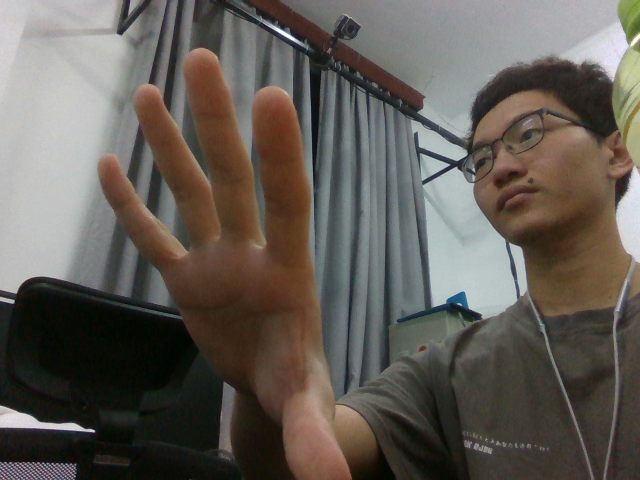
#> input picture color_image.png, 640 x 480 px, found by its file name
$ python Kmeans_img.py
#> lines starting #> are read from the running program, lines starting #| are printed output that depends on the picture
#> in test_KMeans, image is the input picture: shape (480, 640, 3); mean B, G, R 85.9, 92.6, 98.3
#> in test_KMeans, `image = cv.cvtColor(image, cv.COLOR_BGR2HSV)`: image: shape (480, 640, 3); mean H, S, V 49.7, 62.3, 101.7
#!/usr/bin/env python3
# -*- coding: UTF-8 -*-
import numpy as np
import cv2 as cv
import os

def vibrance(img, amount):
    """
    this function is an approximated implementation for vibrance filter by Photoshop that increases the saturation of
    an image in a way that the increasing amount for the low saturated pixels is more than the increasing amount for
    pixels that are already saturated
    Parameters:
        img (ndarray): input image in HSV color space
        amount (int): increasing vibrance amount
    Returns:
         image in HSV color space after applying vibrance filter
    """
#> called with amount = 40
    amount = min(amount, 100)
    sat_increase = ((255 - img[:, :, 1]) / 255 * amount).astype(np.uint8)
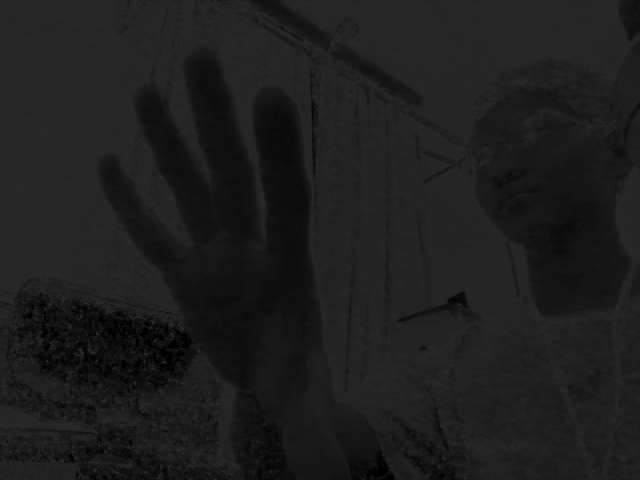
#> sat_increase: shape (480, 640); min 0, max 40, mean 29.8
    img[:, :, 1] += sat_increase
#> img: shape (480, 640, 3); mean H, S, V 49.7, 92.1, 101.7
    return img


def brightenShadows(img, amount):
    """
    this function increases the brightness of the dark pixels of an image
    Parameters:
        img (ndarray): input image in HSV color space
        amount (int): increasing brightness amount
    Returns:
         image in HSV color space after applying brightness filter
    """
#> called with amount = 40
    amount = min(amount, 100)
    val_inc = ((255 - img[:, :, 2]) / 255 * amount).astype(np.uint8)
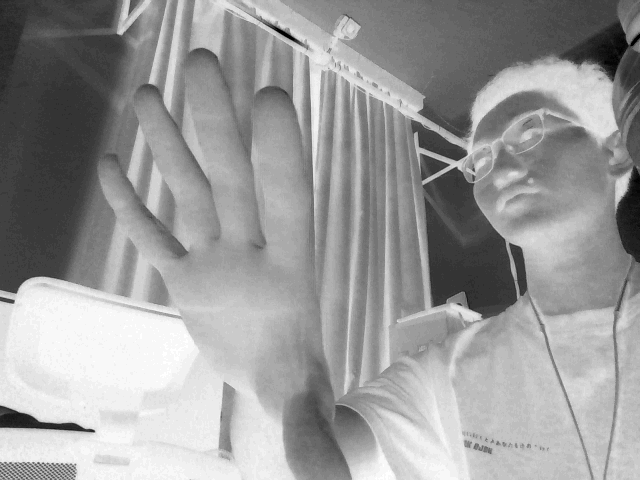
#> val_inc: shape (480, 640); min 0, max 39, mean 23.6; drawn with min black and max white
    img[:, :, 2] += val_inc
#> img: shape (480, 640, 3); mean H, S, V 49.7, 92.1, 125.2
    return img

def test_KMeans(image_path) :
    image = cv.imread(image_path, cv.IMREAD_COLOR)
    # image = cv.cvtColor(image, cv.COLOR_BGR2RGB)
    image = cv.cvtColor(image, cv.COLOR_BGR2HSV)
    image = vibrance(image, 40)
    image = brightenShadows(image, 40)
    image = cv.cvtColor(image, cv.COLOR_HSV2RGB)
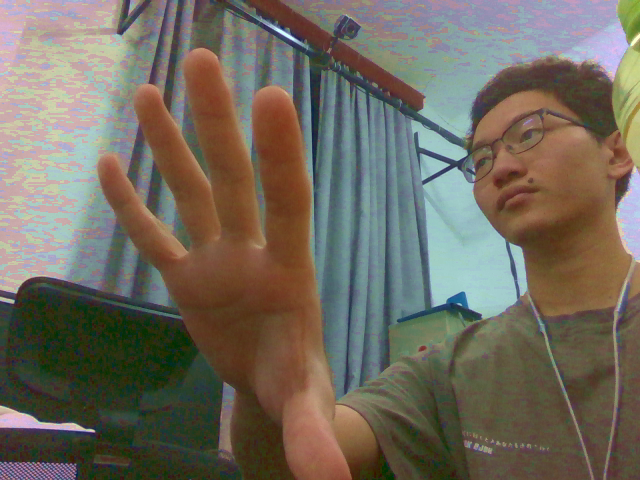
#> image: shape (480, 640, 3); mean R, G, B 113.2, 106.3, 94.1
    cv.imshow("src", image)
    pixel_value = np.float32(image.reshape((-1, 3)))

    #终止条件
    criteria = (cv.TERM_CRITERIA_EPS + cv.TERM_CRITERIA_MAX_ITER, 200, 0.1)

    #起始的中心选择
    flags = cv.KMEANS_RANDOM_CENTERS

    #定义簇的数量
    K = 3

    _, labels, center = cv.kmeans(pixel_value, K, None, criteria, 10, flags)
#> center = [[80.99, 67.02, 48.51], [174.5, 181, 181.3], [124.7, 120.6, 110.2]]
    center = np.uint8(center)
#> center = [[80, 67, 48], [174, 181, 181], [124, 120, 110]]

    #将所有像素转换为质心的颜色
    segmented_image = center[labels.flatten()]

    #重塑回原始图像尺寸
    segmented_image = segmented_image.reshape((image.shape))
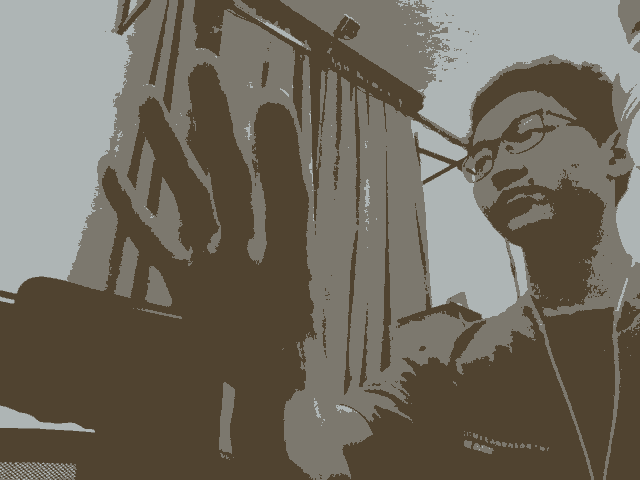
#> segmented_image: shape (480, 640, 3); mean R, G, B 112.3, 106.1, 93.7

    gray = cv.cvtColor(segmented_image,cv.COLOR_BGR2GRAY)
    ret,b = cv.threshold(gray,60,255,cv.THRESH_BINARY)
#> b: shape (480, 640); every value is 255
    contours,h = cv.findContours(b,cv.RETR_LIST,\
                                cv.CHAIN_APPROX_SIMPLE)
#> contours = [[[0, 0], [0, 479], [639, 479], [639, 0]]]; h = [[-1, -1, -1, -1]]
    print(len(contours))
#| 1
    x = 0
    for i in range(len(contours)):
        area = cv.contourArea(contours[i])
        print(area)
        if area > 10000:
            x = i
#> this loop made 1 pass
#> (area, x) on pass 1: (306081, 0)
#| 306081.0
    cnt = contours[x]
#> cnt = [[0, 0], [0, 479], [639, 479], [639, 0]]
    a = cv.approxPolyDP(cnt,1,True)
#> a = [[0, 0], [0, 479], [639, 479], [639, 0]]
    adp = segmented_image.copy()
    segmented_image = cv.polylines(adp,[a],True,(255,0,0),2)
    cv.imshow('img1',segmented_image)
    cv.waitKey()
    cv.destroyAllWindows()

    # [14 lines of commented-out code are left out]

if __name__ == '__main__':
    abs_path=os.path.dirname(os.path.abspath(__file__))
    # color_raw = o3d.io.read_image(os.path.join(abs_path, "images", "color_1.png"))
    test_KMeans(os.path.join(abs_path, "images", "color_image.png"))

$ run again, with looooog_calibration/pointcloud_alg/images/color_1.png copied over color_image.png
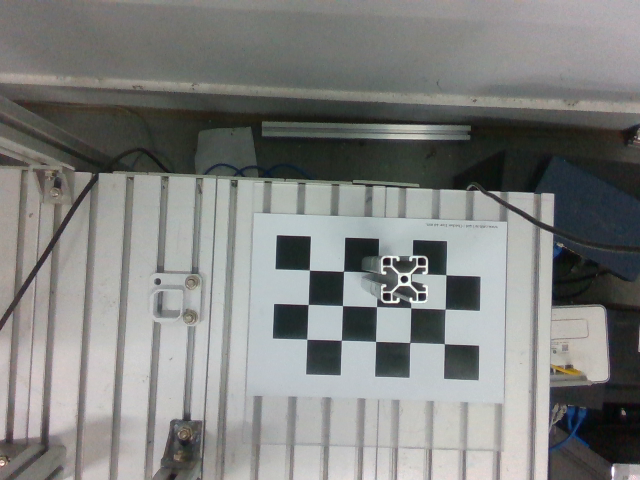
#> input picture looooog_calibration/pointcloud_alg/images/color_1.png, 640 x 480 px, found by its file name
#> in test_KMeans, image is the input picture: shape (480, 640, 3); mean B, G, R 126.5, 128.5, 127.3
#> in test_KMeans, `image = cv.cvtColor(image, cv.COLOR_HSV2RGB)`:
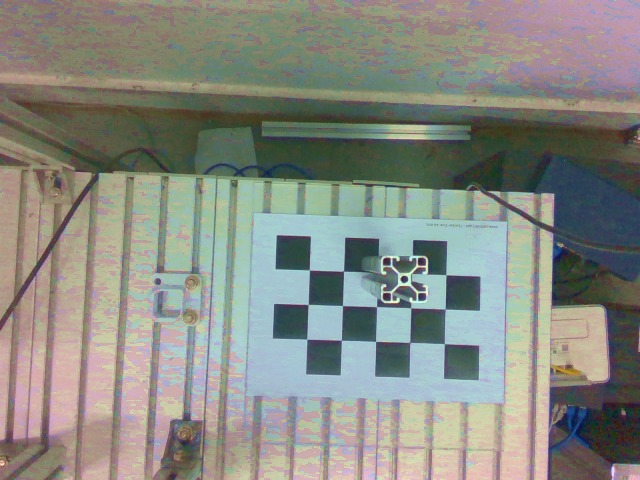
#> image: shape (480, 640, 3); mean R, G, B 135.5, 138.1, 129.7
#> in test_KMeans, `_, labels, center = cv.kmeans(pixel_value, K, None, criteria, 10, flags)`: center = [[66.62, 74.88, 69.12], [180.4, 185.3, 178.6], [139.2, 134.6, 122.1]]
#> in test_KMeans, `center = np.uint8(center)`: center = [[66, 74, 69], [180, 185, 178], [139, 134, 122]]
#> in test_KMeans, `segmented_image = segmented_image.reshape((image.shape))`:
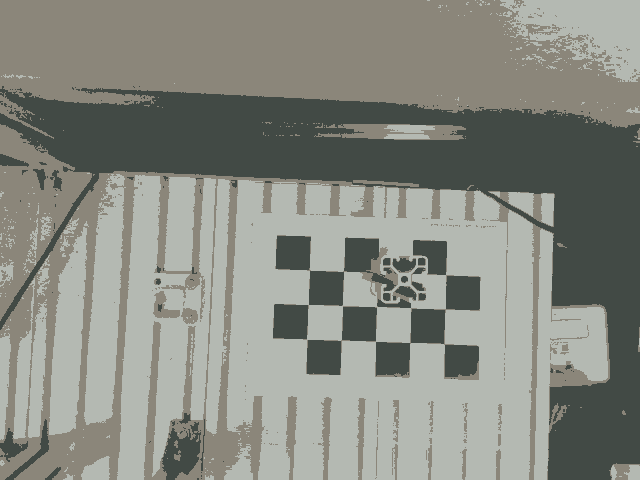
#> segmented_image: shape (480, 640, 3); mean R, G, B 135.1, 137.5, 129.4
#> b: shape (480, 640); every value is 255
#> contours = [[[0, 0], [0, 479], [639, 479], [639, 0]]]; h = [[-1, -1, -1, -1]]
#| 1
#> the loop in test_KMeans, `for i in range(len(contours)):` made 1 pass
#> (area, x) on pass 1: (306081, 0)
#> (printed output is left out)
#> cnt = [[0, 0], [0, 479], [639, 479], [639, 0]]
